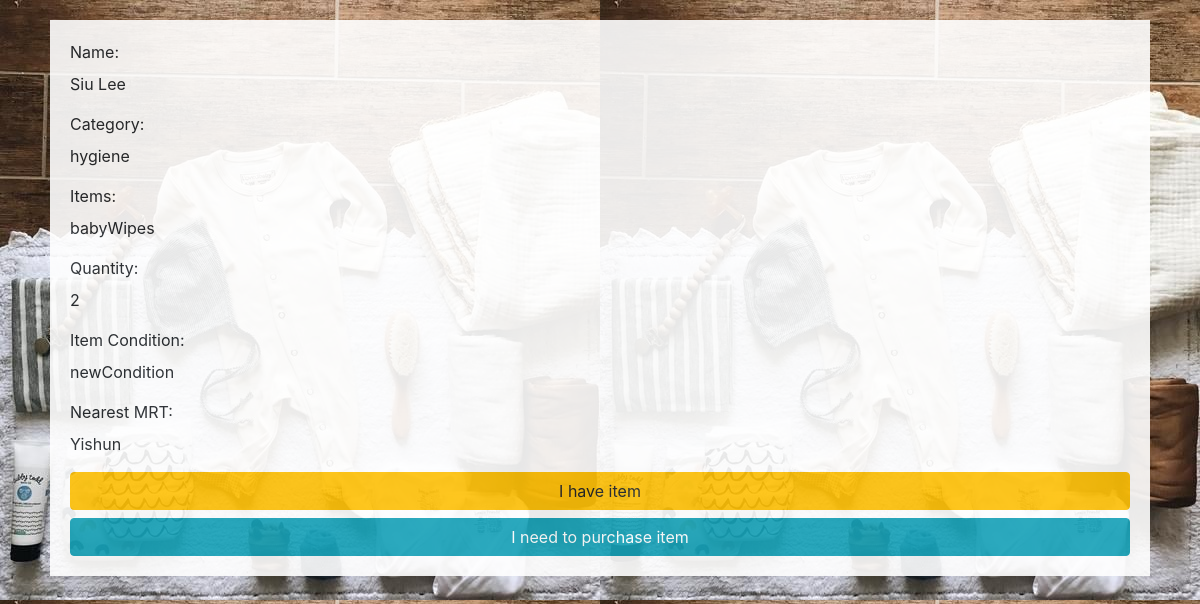
/misc/display_popup.php?u_name=Siu Lee, run on the app's committed database.
### tables this page shows
CREATE TABLE if not exists beneficiarylisting (
  username varchar(20) NOT NULL,
  mrt varchar(256) NOT NULL,
  category varchar(256) NOT NULL,
  item varchar(256) NOT NULL,
  quantity varchar(256) NOT NULL,
  itemcondition varchar(500)
);

### database/ExpandedListingDAO.php (called while the page is built, shortened)
<?php
  class ExpandedListingDAO {
    public function getExpandedListing($name) {
          $connMgr = new ConnectionManager();
          $pdo = $connMgr->connect();
          $sql = 'SELECT username, mrt, category, item, quantity, itemcondition FROM beneficiarylisting where username = :name';
          $stmt = $pdo->prepare($sql);
          $stmt->bindParam(':name', $name, PDO::PARAM_STR);
          $stmt->execute();
          $result = null;
          $stmt->setFetchMode(PDO::FETCH_ASSOC);
          if($row = $stmt->fetch()) {
            $result = new ExpandedListing($row['username'],  $row['mrt'], $row['category'], $row['item'], $row['quantity'], $row['itemcondition']);
          }
          return $result;
    }
  }
?>

### database/ExpandedListing.php (called while the page is built)
<?php
    class ExpandedListing{
        private $username;
        private $category;
        private $item;
        private $quantity;
        private $mrt;
        private $itemcondition;
        public function __construct($username, $mrt, $category, $item, $quantity, $itemcondition){
            $this->username = $username;
            $this->mrt = $mrt;
            $this->category = $category;
            $this->item = $item;
            $this->quantity = $quantity;
            $this->itemcondition = $itemcondition;
        }
        public function getName(){
            return $this->username;
        }
        public function getCategory(){
            return $this->category;
        }
        public function getItem() {
            return $this->item;
        }
        public function getQuantity(){
            return $this->quantity;
        }
        public function getMrt(){
            return $this->mrt;
        }
        public function getItemCondition(){
            return $this->itemcondition;
        }
    }
?>

### misc/display_popup.php (the view, shortened to what this page needs)
<!DOCTYPE html>
<html lang="en">
<head>
    <link rel="stylesheet" href="https://stackpath.bootstrapcdn.com/bootstrap/4.5.2/css/bootstrap.min.css">
</head>
<body>
    <div class="container" style="padding: 20px;">
        <?php
            $uname = $_GET["u_name"];
            $expandedlistingDAO = new ExpandedListingDAO;
            $expandedlisting = $expandedlistingDAO->getExpandedListing($uname);
            echo "<div class='listing'>
                <label for='name'>Name:</label>
                <p>{$expandedlisting->getName()}</p>
                <label for='category'>Category:</label>
                <p>{$expandedlisting->getCategory()}</p>
                <label for='items'>Items:</label>
                <p>{$expandedlisting->getItem()}</p>
                <label for='quantity'>Quantity:</label>
                <p>{$expandedlisting->getQuantity()}</p>
                <label for='condition'>Item Condition:</label>
                <p>{$expandedlisting->getItemCondition()}</p>
                <label for='mrt'>Nearest MRT:</label>
                <p>{$expandedlisting->getMrt()}</p>
                <button class='btn btn-warning btn-block' onclick='location.href=`../donorPages/get_directions.php?mrt={$expandedlisting->getMRT()}&u_name={$expandedlisting->getName()}`'>I have item</button>
                <button class='btn btn-info btn-block' onclick='location.href=`../donorPages/productlinkpage.php?item={$expandedlisting->getItem()}`'>I need to purchase item</button>
                </div>";
        ?>
    </div>
</body>
</html>

### misc/display_popup.php (style rules this page uses)
body { background-image: url("../images/popup.jpg"); }
.listing { background-color: white; opacity: 0.9; padding: 20px; }

### data on the page
beneficiarylisting: username "Siu Lee", category "hygiene", item "babyWipes", quantity "2", itemcondition "newCondition", mrt "Yishun"
